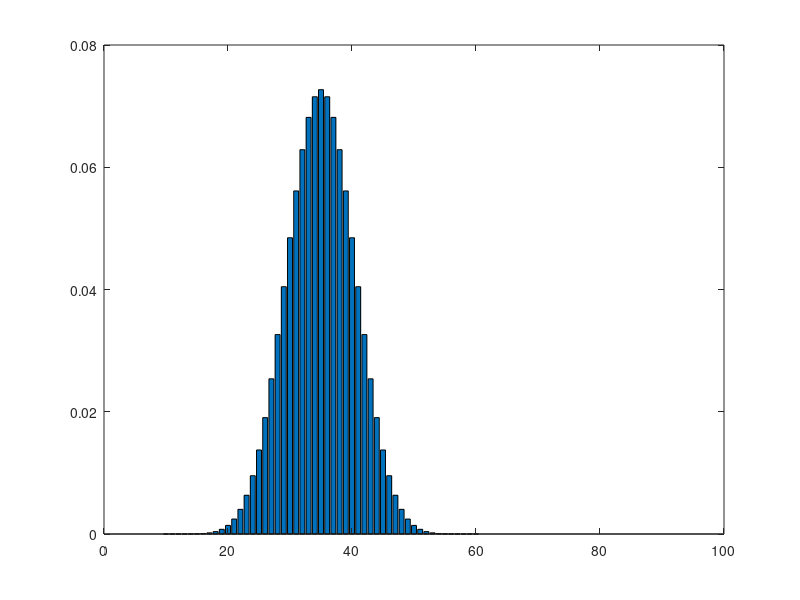

Write the MATLAB code that produced this figure.
%problem 1
% rolling sevens is more probable. The ration of rolling snake eyes and
% rolling sevens is 1/6.
%problem 2
D1 = zeros(201,1);
for i=1:6
 D1(i+100) = 1/6;
end
D2 = 0*D1;
for x=0:99
D2(x+100) = 0;
for k=0:99
 D2(x+100) = D2(x+100) + D1(k+100)*D1(x-k+100);
 end
end
bar(D2(101:124))
%problem 3
%the mean should be 7[(2*1/36+3*1/18+....+12*1/36)=7]
%the variance=[(2-7)^2*1/36+(3-7)^2*1/18+.....(12-7)^2*1/36=5.83]
%problem 4
D3 = 0*D1;
D4 = 0*D1;
D5 = 0*D1;
D6 = 0*D1;
D7 = 0*D1;
D8 = 0*D1;
D9 = 0*D1;
D10 = 0*D1;
for x = 0:99;
    D3(x+100)=0;
    for k = 0:99;
        D3(x+100)= D3(x+100)+D2(k+100)*D1(x-k+100);
    end
end
for x = 0:99;
    D4(x+100)=0;
    for k = 0:99;
        D4(x+100)= D4(x+100)+D3(k+100)*D1(x-k+100);
    end
end
for x = 0:99;
    D5(x+100)=0;
    for k = 0:99;
        D5(x+100)= D5(x+100)+D4(k+100)*D1(x-k+100);
    end
end
for x = 0:99;
    D6(x+100)=0;
    for k = 0:99;
        D6(x+100)= D6(x+100)+D5(k+100)*D1(x-k+100);
    end
end
for x = 0:99;
    D7(x+100)=0;
    for k = 0:99;
        D7(x+100)= D7(x+100)+D6(k+100)*D1(x-k+100);
    end
end
for x = 0:99;
    D8(x+100)=0;
    for k = 0:99;
        D8(x+100)= D8(x+100)+D7(k+100)*D1(x-k+100);
    end
end
for x = 0:99;
    D9(x+100)=0;
    for k = 0:99;
        D9(x+100)= D9(x+100)+D8(k+100)*D1(x-k+100);
    end
end
for x = 0:99;
    D10(x+100)=0;
    for k = 0:99;
        D10(x+100)= D10(x+100)+D9(k+100)*D1(x-k+100);
    end
end
bar(D10(101:180))
% this is a guassian distribution.
%problem 5 
%when there is n dice, the mean should be (n+6*n)/2.
%the change of mean is propertional to the change of number of dice.



